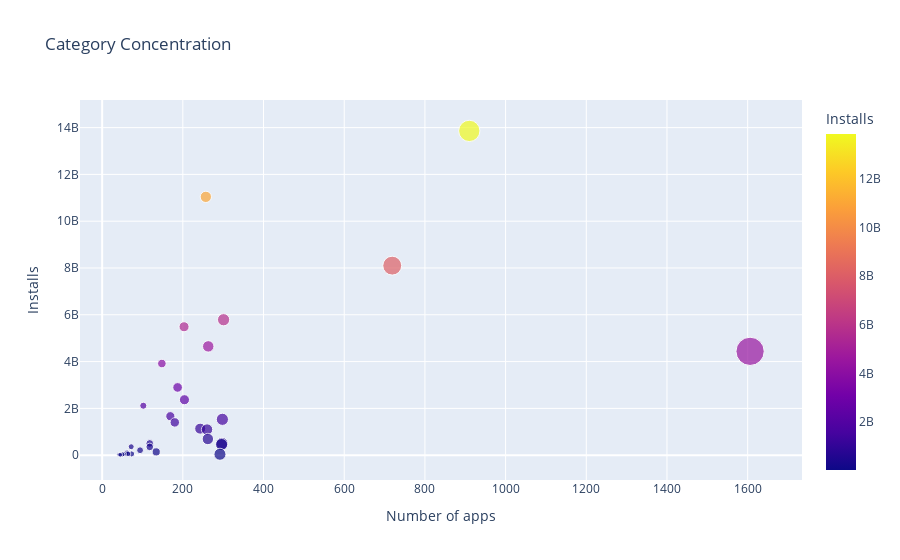

This figure's notebook cell:
### Code cell
scatter = px.scatter(df_merged, 
x='App', 
y='Installs', 
title='Category Concentration', 
size='App', 
hover_name=df_merged.index, 
color='Installs')

scatter.update_layout(xaxis_title='Number of apps', yaxis_title='Installs')

scatter.show()

### Figure 1 — Plotly figure (JSON) as saved in the notebook; plotly's stock layout.template omitted (floating-point values rounded to 4 significant figures)
{"data": [{"hovertemplate": "<b>%{hovertext}</b><br><br>App=%{marker.size}<br>Installs=%{marker.color}<extra></extra>", "hovertext": ["GAME", "COMMUNICATION", "TOOLS", "PRODUCTIVITY", "SOCIAL", "PHOTOGRAPHY", "FAMILY", "VIDEO_PLAYERS", "TRAVEL_AND_LOCAL", "NEWS_AND_MAGAZINES", "ENTERTAINMENT", "BOOKS_AND_REFERENCE", "PERSONALIZATION", "SHOPPING", "HEALTH_AND_FITNESS", "SPORTS", "BUSINESS", "LIFESTYLE", "MAPS_AND_NAVIGATION", "FINANCE", "WEATHER", "EDUCATION", "FOOD_AND_DRINK", "DATING", "ART_AND_DESIGN", "HOUSE_AND_HOME", "AUTO_AND_VEHICLES", "LIBRARIES_AND_DEMO", "COMICS", "MEDICAL", "PARENTING", "BEAUTY", "EVENTS"], "legendgroup": "", "marker": {"color": [13858762717, 11039241530, 8099724500, 5788070180, 5487841475, 4649143130, 4437554490, 3916897200, 2894859300, 2369110650, 2113660000, 1665791655, 1532352930, 1400331540, 1134006220, 1096431465, 692018120, 503611120, 503267560, 455249400, 361096500, 352852000, 211677750, 140912410, 114233100, 97082000, 53129800, 52083000, 44931100, 39162676, 31116110, 26916200, 15949410], "coloraxis": "coloraxis", "size": [910, 257, 719, 301, 203, 263, 1606, 148, 187, 204, 102, 169, 298, 180, 243, 260, 262, 297, 118, 296, 72, 118, 94, 134, 61, 62, 73, 64, 54, 292, 50, 42, 45], "sizemode": "area", "sizeref": 4.015, "symbol": "circle"}, "mode": "markers", "name": "", "orientation": "v", "showlegend": false, "type": "scatter", "x": [910, 257, 719, 301, 203, 263, 1606, 148, 187, 204, 102, 169, 298, 180, 243, 260, 262, 297, 118, 296, 72, 118, 94, 134, 61, 62, 73, 64, 54, 292, 50, 42, 45], "xaxis": "x", "y": [13858762717, 11039241530, 8099724500, 5788070180, 5487841475, 4649143130, 4437554490, 3916897200, 2894859300, 2369110650, 2113660000, 1665791655, 1532352930, 1400331540, 1134006220, 1096431465, 692018120, 503611120, 503267560, 455249400, 361096500, 352852000, 211677750, 140912410, 114233100, 97082000, 53129800, 52083000, 44931100, 39162676, 31116110, 26916200, 15949410], "yaxis": "y"}], "layout": {"coloraxis": {"colorbar": {"title": {"text": "Installs"}}, "colorscale": [[0, "#0d0887"], [0.1111, "#46039f"], [0.2222, "#7201a8"], [0.3333, "#9c179e"], [0.4444, "#bd3786"], [0.5556, "#d8576b"], [0.6667, "#ed7953"], [0.7778, "#fb9f3a"], [0.8889, "#fdca26"], [1, "#f0f921"]]}, "legend": {"itemsizing": "constant", "tracegroupgap": 0}, "title": {"text": "Category Concentration"}, "xaxis": {"anchor": "y", "domain": [0, 1], "title": {"text": "Number of apps"}}, "yaxis": {"anchor": "x", "domain": [0, 1], "title": {"text": "Installs"}}}}
